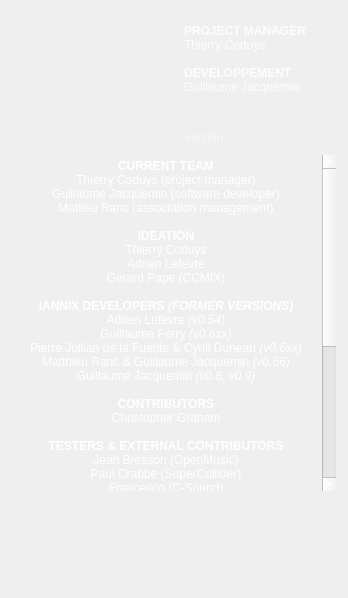
<?xml version="1.0" encoding="UTF-8"?>
<ui version="4.0">
 <class>UiAbout</class>
 <widget class="QWidget" name="UiAbout">
  <property name="geometry">
   <rect>
    <x>0</x>
    <y>0</y>
    <width>348</width>
    <height>598</height>
   </rect>
  </property>
  <property name="minimumSize">
   <size>
    <width>348</width>
    <height>598</height>
   </size>
  </property>
  <property name="maximumSize">
   <size>
    <width>348</width>
    <height>598</height>
   </size>
  </property>
  <property name="windowTitle">
   <string>About IanniX</string>
  </property>
  <property name="styleSheet">
   <string notr="true">QWidget {
	font: 				12px &quot;Museo Sans&quot;, &quot;Museo Sans 500&quot;, &quot;Arial&quot;;;
	color: 				rgba(255, 255, 255, 220);
}
QWidget#version {
	color: 				rgba(255, 255, 255, 128);
}

QTextEdit {
	background: 	transparent;
	border: 			0px solid transparent;
}</string>
  </property>
  <widget class="QLabel" name="picture">
   <property name="geometry">
    <rect>
     <x>0</x>
     <y>0</y>
     <width>350</width>
     <height>600</height>
    </rect>
   </property>
   <property name="minimumSize">
    <size>
     <width>350</width>
     <height>600</height>
    </size>
   </property>
   <property name="maximumSize">
    <size>
     <width>350</width>
     <height>600</height>
    </size>
   </property>
   <property name="text">
    <string/>
   </property>
   <property name="pixmap">
    <pixmap resource="../icons/IanniX.qrc">:/general/res_about.png</pixmap>
   </property>
   <property name="scaledContents">
    <bool>true</bool>
   </property>
  </widget>
  <widget class="QTextEdit" name="credits">
   <property name="geometry">
    <rect>
     <x>10</x>
     <y>155</y>
     <width>326</width>
     <height>336</height>
    </rect>
   </property>
   <property name="focusPolicy">
    <enum>Qt::NoFocus</enum>
   </property>
   <property name="readOnly">
    <bool>true</bool>
   </property>
   <property name="html">
    <string>&lt;!DOCTYPE HTML PUBLIC &quot;-//W3C//DTD HTML 4.0//EN&quot; &quot;http://www.w3.org/TR/REC-html40/strict.dtd&quot;&gt;
&lt;html&gt;&lt;head&gt;&lt;meta name=&quot;qrichtext&quot; content=&quot;1&quot; /&gt;&lt;style type=&quot;text/css&quot;&gt;
p, li { white-space: pre-wrap; }
&lt;/style&gt;&lt;/head&gt;&lt;body style=&quot; font-family:'Museo Sans,Museo Sans 500,Arial'; font-size:12px; font-weight:400; font-style:normal;&quot;&gt;
&lt;p align=&quot;center&quot; style=&quot; margin-top:0px; margin-bottom:0px; margin-left:0px; margin-right:0px; -qt-block-indent:0; text-indent:0px;&quot;&gt;&lt;span style=&quot; font-size:12px; font-weight:600; color:#ffffff;&quot;&gt;CURRENT TEAM&lt;/span&gt;&lt;/p&gt;
&lt;p align=&quot;center&quot; style=&quot; margin-top:0px; margin-bottom:0px; margin-left:0px; margin-right:0px; -qt-block-indent:0; text-indent:0px;&quot;&gt;&lt;span style=&quot; font-size:12px; color:#ffffff;&quot;&gt;Thierry Coduys (project manager)&lt;/span&gt;&lt;/p&gt;
&lt;p align=&quot;center&quot; style=&quot; margin-top:0px; margin-bottom:0px; margin-left:0px; margin-right:0px; -qt-block-indent:0; text-indent:0px;&quot;&gt;&lt;span style=&quot; font-size:12px; color:#ffffff;&quot;&gt;Guillaume Jacquemin (software developer)&lt;/span&gt;&lt;/p&gt;
&lt;p align=&quot;center&quot; style=&quot; margin-top:0px; margin-bottom:0px; margin-left:0px; margin-right:0px; -qt-block-indent:0; text-indent:0px;&quot;&gt;&lt;span style=&quot; font-size:12px; color:#ffffff;&quot;&gt;Mattieu Ranc (association management)&lt;/span&gt;&lt;/p&gt;
&lt;p align=&quot;center&quot; style=&quot;-qt-paragraph-type:empty; margin-top:0px; margin-bottom:0px; margin-left:0px; margin-right:0px; -qt-block-indent:0; text-indent:0px; font-weight:600; color:#ffffff;&quot;&gt;&lt;br /&gt;&lt;/p&gt;
&lt;p align=&quot;center&quot; style=&quot; margin-top:0px; margin-bottom:0px; margin-left:0px; margin-right:0px; -qt-block-indent:0; text-indent:0px;&quot;&gt;&lt;span style=&quot; font-size:12px; font-weight:600; color:#ffffff;&quot;&gt;IDEATION&lt;/span&gt;&lt;/p&gt;
&lt;p align=&quot;center&quot; style=&quot; margin-top:0px; margin-bottom:0px; margin-left:0px; margin-right:0px; -qt-block-indent:0; text-indent:0px;&quot;&gt;&lt;span style=&quot; font-size:12px; color:#ffffff;&quot;&gt;Thierry Coduys&lt;/span&gt;&lt;/p&gt;
&lt;p align=&quot;center&quot; style=&quot; margin-top:0px; margin-bottom:0px; margin-left:0px; margin-right:0px; -qt-block-indent:0; text-indent:0px;&quot;&gt;&lt;span style=&quot; font-size:12px; color:#ffffff;&quot;&gt;Adrien Lefevre&lt;/span&gt;&lt;/p&gt;
&lt;p align=&quot;center&quot; style=&quot; margin-top:0px; margin-bottom:0px; margin-left:0px; margin-right:0px; -qt-block-indent:0; text-indent:0px;&quot;&gt;&lt;span style=&quot; font-size:12px; color:#ffffff;&quot;&gt;Gerard Pape (CCMIX)&lt;/span&gt;&lt;/p&gt;
&lt;p align=&quot;center&quot; style=&quot;-qt-paragraph-type:empty; margin-top:0px; margin-bottom:0px; margin-left:0px; margin-right:0px; -qt-block-indent:0; text-indent:0px; font-style:italic; color:#ffffff;&quot;&gt;&lt;br /&gt;&lt;/p&gt;
&lt;p align=&quot;center&quot; style=&quot; margin-top:0px; margin-bottom:0px; margin-left:0px; margin-right:0px; -qt-block-indent:0; text-indent:0px;&quot;&gt;&lt;span style=&quot; font-size:12px; font-weight:600; color:#ffffff;&quot;&gt;IANNIX DEVELOPERS &lt;/span&gt;&lt;span style=&quot; font-size:12px; font-weight:600; font-style:italic; color:#ffffff;&quot;&gt;(FORMER VERSIONS)&lt;/span&gt;&lt;/p&gt;
&lt;p align=&quot;center&quot; style=&quot; margin-top:0px; margin-bottom:0px; margin-left:0px; margin-right:0px; -qt-block-indent:0; text-indent:0px;&quot;&gt;&lt;span style=&quot; font-size:12px; color:#ffffff;&quot;&gt;Adrien Lefevre &lt;/span&gt;&lt;span style=&quot; font-size:12px; font-style:italic; color:#ffffff;&quot;&gt;(v0.54)&lt;/span&gt;&lt;/p&gt;
&lt;p align=&quot;center&quot; style=&quot; margin-top:0px; margin-bottom:0px; margin-left:0px; margin-right:0px; -qt-block-indent:0; text-indent:0px;&quot;&gt;&lt;span style=&quot; font-size:12px; color:#ffffff;&quot;&gt;Guillaume Ferry &lt;/span&gt;&lt;span style=&quot; font-size:12px; font-style:italic; color:#ffffff;&quot;&gt;(v0.6xx)&lt;/span&gt;&lt;/p&gt;
&lt;p align=&quot;center&quot; style=&quot; margin-top:0px; margin-bottom:0px; margin-left:0px; margin-right:0px; -qt-block-indent:0; text-indent:0px;&quot;&gt;&lt;span style=&quot; font-size:12px; color:#ffffff;&quot;&gt;Pierre Jullian de la Fuente &amp;amp; Cyrill Duneau &lt;/span&gt;&lt;span style=&quot; font-size:12px; font-style:italic; color:#ffffff;&quot;&gt;(v0.6xx)&lt;/span&gt;&lt;/p&gt;
&lt;p align=&quot;center&quot; style=&quot; margin-top:0px; margin-bottom:0px; margin-left:0px; margin-right:0px; -qt-block-indent:0; text-indent:0px;&quot;&gt;&lt;span style=&quot; font-size:12px; color:#ffffff;&quot;&gt;Matthieu Ranc &amp;amp; Guillaume Jacquemin &lt;/span&gt;&lt;span style=&quot; font-size:12px; font-style:italic; color:#ffffff;&quot;&gt;(v0.66)&lt;/span&gt;&lt;/p&gt;
&lt;p align=&quot;center&quot; style=&quot; margin-top:0px; margin-bottom:0px; margin-left:0px; margin-right:0px; -qt-block-indent:0; text-indent:0px;&quot;&gt;&lt;span style=&quot; font-size:12px; color:#ffffff;&quot;&gt;Guillaume Jacquemin &lt;/span&gt;&lt;span style=&quot; font-size:12px; font-style:italic; color:#ffffff;&quot;&gt;(v0.8, v0.9)&lt;/span&gt;&lt;/p&gt;
&lt;p align=&quot;center&quot; style=&quot;-qt-paragraph-type:empty; margin-top:0px; margin-bottom:0px; margin-left:0px; margin-right:0px; -qt-block-indent:0; text-indent:0px; font-style:italic; color:#ffffff;&quot;&gt;&lt;br /&gt;&lt;/p&gt;
&lt;p align=&quot;center&quot; style=&quot; margin-top:0px; margin-bottom:0px; margin-left:0px; margin-right:0px; -qt-block-indent:0; text-indent:0px;&quot;&gt;&lt;span style=&quot; font-size:12px; font-weight:600; color:#ffffff;&quot;&gt;CONTRIBUTORS&lt;/span&gt;&lt;/p&gt;
&lt;p align=&quot;center&quot; style=&quot; margin-top:0px; margin-bottom:0px; margin-left:0px; margin-right:0px; -qt-block-indent:0; text-indent:0px;&quot;&gt;&lt;span style=&quot; font-size:12px; color:#ffffff;&quot;&gt;Christopher Graham&lt;/span&gt;&lt;span style=&quot; font-size:12px; font-style:italic; color:#ffffff;&quot;&gt;&lt;br /&gt;&lt;/span&gt;&lt;/p&gt;
&lt;p align=&quot;center&quot; style=&quot; margin-top:0px; margin-bottom:0px; margin-left:0px; margin-right:0px; -qt-block-indent:0; text-indent:0px;&quot;&gt;&lt;span style=&quot; font-size:12px; font-weight:600; color:#ffffff;&quot;&gt;TESTERS &amp;amp; EXTERNAL CONTRIBUTORS&lt;/span&gt;&lt;/p&gt;
&lt;p align=&quot;center&quot; style=&quot; margin-top:0px; margin-bottom:0px; margin-left:0px; margin-right:0px; -qt-block-indent:0; text-indent:0px;&quot;&gt;&lt;span style=&quot; font-size:12px; color:#ffffff;&quot;&gt;Jean Bresson (OpenMusic)&lt;/span&gt;&lt;/p&gt;
&lt;p align=&quot;center&quot; style=&quot; margin-top:0px; margin-bottom:0px; margin-left:0px; margin-right:0px; -qt-block-indent:0; text-indent:0px;&quot;&gt;&lt;span style=&quot; font-size:12px; color:#ffffff;&quot;&gt;Paul Crabbe (SuperCollider)&lt;/span&gt;&lt;/p&gt;
&lt;p align=&quot;center&quot; style=&quot; margin-top:0px; margin-bottom:0px; margin-left:0px; margin-right:0px; -qt-block-indent:0; text-indent:0px;&quot;&gt;&lt;span style=&quot; font-size:12px; color:#ffffff;&quot;&gt;Francesco (C-Sound)&lt;/span&gt;&lt;/p&gt;
&lt;p align=&quot;center&quot; style=&quot; margin-top:0px; margin-bottom:0px; margin-left:0px; margin-right:0px; -qt-block-indent:0; text-indent:0px;&quot;&gt;&lt;span style=&quot; font-size:12px; color:#ffffff;&quot;&gt;Cyrille Henry&lt;/span&gt;&lt;/p&gt;
&lt;p align=&quot;center&quot; style=&quot; margin-top:0px; margin-bottom:0px; margin-left:0px; margin-right:0px; -qt-block-indent:0; text-indent:0px;&quot;&gt;&lt;span style=&quot; font-size:12px; color:#ffffff;&quot;&gt;Thomas Thiery (PureData)&lt;/span&gt;&lt;/p&gt;
&lt;p align=&quot;center&quot; style=&quot; margin-top:0px; margin-bottom:0px; margin-left:0px; margin-right:0px; -qt-block-indent:0; text-indent:0px;&quot;&gt;&lt;span style=&quot; font-size:12px; color:#ffffff;&quot;&gt;Romain Vuillet&lt;/span&gt;&lt;/p&gt;
&lt;p align=&quot;center&quot; style=&quot; margin-top:0px; margin-bottom:0px; margin-left:0px; margin-right:0px; -qt-block-indent:0; text-indent:0px;&quot;&gt;&lt;span style=&quot; font-size:12px; color:#ffffff;&quot;&gt;Hannes Fritz &lt;/span&gt;&lt;/p&gt;
&lt;p align=&quot;center&quot; style=&quot; margin-top:0px; margin-bottom:0px; margin-left:0px; margin-right:0px; -qt-block-indent:0; text-indent:0px;&quot;&gt;&lt;span style=&quot; font-size:12px; color:#ffffff;&quot;&gt;umläute&lt;/span&gt;&lt;/p&gt;
&lt;p align=&quot;center&quot; style=&quot; margin-top:0px; margin-bottom:0px; margin-left:0px; margin-right:0px; -qt-block-indent:0; text-indent:0px;&quot;&gt;&lt;span style=&quot; font-size:12px; color:#ffffff;&quot;&gt;VirtualTam&lt;/span&gt;&lt;/p&gt;
&lt;p align=&quot;center&quot; style=&quot; margin-top:0px; margin-bottom:0px; margin-left:0px; margin-right:0px; -qt-block-indent:0; text-indent:0px;&quot;&gt;&lt;span style=&quot; font-size:12px; color:#ffffff;&quot;&gt;Alexandros Drymonitis&lt;/span&gt;&lt;/p&gt;
&lt;p align=&quot;center&quot; style=&quot; margin-top:0px; margin-bottom:0px; margin-left:0px; margin-right:0px; -qt-block-indent:0; text-indent:0px;&quot;&gt;&lt;span style=&quot; font-size:12px; color:#ffffff;&quot;&gt;IOhannes m zmölnig&lt;/span&gt;&lt;/p&gt;
&lt;p align=&quot;center&quot; style=&quot; margin-top:0px; margin-bottom:0px; margin-left:0px; margin-right:0px; -qt-block-indent:0; text-indent:0px;&quot;&gt;&lt;span style=&quot; font-size:12px; font-style:italic; color:#ffffff;&quot;&gt;&lt;br /&gt;&lt;/span&gt;&lt;/p&gt;
&lt;p align=&quot;center&quot; style=&quot; margin-top:0px; margin-bottom:0px; margin-left:0px; margin-right:0px; -qt-block-indent:0; text-indent:0px;&quot;&gt;&lt;span style=&quot; font-size:12px; font-weight:600; color:#ffffff;&quot;&gt;THANKS TO&lt;/span&gt;&lt;/p&gt;
&lt;p align=&quot;center&quot; style=&quot; margin-top:0px; margin-bottom:0px; margin-left:0px; margin-right:0px; -qt-block-indent:0; text-indent:0px;&quot;&gt;&lt;span style=&quot; font-size:12px; color:#ffffff;&quot;&gt;Etienne Mathé (documentation), Joachim Montessuis, Manuel Deneu and all users for their observations and suggestions and AFIM (Association Française d'Informatique Musicale).&lt;/span&gt;&lt;/p&gt;
&lt;p align=&quot;center&quot; style=&quot;-qt-paragraph-type:empty; margin-top:0px; margin-bottom:0px; margin-left:0px; margin-right:0px; -qt-block-indent:0; text-indent:0px; color:#ffffff;&quot;&gt;&lt;br /&gt;&lt;/p&gt;
&lt;p align=&quot;center&quot; style=&quot; margin-top:0px; margin-bottom:0px; margin-left:0px; margin-right:0px; -qt-block-indent:0; text-indent:0px;&quot;&gt;&lt;span style=&quot; font-size:12px; color:#ffffff;&quot;&gt;Visit &lt;/span&gt;&lt;a href=&quot;http://www.iannix.org&quot;&gt;&lt;span style=&quot; font-size:12px; text-decoration: underline; color:#ffffff;&quot;&gt;http://www.iannix.org&lt;/span&gt;&lt;/a&gt;&lt;span style=&quot; font-size:12px; color:#ffffff;&quot;&gt; for more information !&lt;/span&gt;&lt;/p&gt;&lt;/body&gt;&lt;/html&gt;</string>
   </property>
   <property name="textInteractionFlags">
    <set>Qt::LinksAccessibleByMouse|Qt::TextSelectableByMouse</set>
   </property>
  </widget>
  <widget class="QLabel" name="version">
   <property name="geometry">
    <rect>
     <x>185</x>
     <y>125</y>
     <width>146</width>
     <height>26</height>
    </rect>
   </property>
   <property name="text">
    <string>version</string>
   </property>
   <property name="alignment">
    <set>Qt::AlignLeading|Qt::AlignLeft|Qt::AlignVCenter</set>
   </property>
  </widget>
  <widget class="QTextEdit" name="header">
   <property name="geometry">
    <rect>
     <x>180</x>
     <y>20</y>
     <width>151</width>
     <height>86</height>
    </rect>
   </property>
   <property name="focusPolicy">
    <enum>Qt::NoFocus</enum>
   </property>
   <property name="readOnly">
    <bool>true</bool>
   </property>
   <property name="html">
    <string>&lt;!DOCTYPE HTML PUBLIC &quot;-//W3C//DTD HTML 4.0//EN&quot; &quot;http://www.w3.org/TR/REC-html40/strict.dtd&quot;&gt;
&lt;html&gt;&lt;head&gt;&lt;meta name=&quot;qrichtext&quot; content=&quot;1&quot; /&gt;&lt;style type=&quot;text/css&quot;&gt;
p, li { white-space: pre-wrap; }
&lt;/style&gt;&lt;/head&gt;&lt;body style=&quot; font-family:'Museo Sans,Museo Sans 500,Arial'; font-size:12px; font-weight:400; font-style:normal;&quot;&gt;
&lt;p style=&quot; margin-top:0px; margin-bottom:0px; margin-left:0px; margin-right:0px; -qt-block-indent:0; text-indent:0px;&quot;&gt;&lt;span style=&quot; font-size:12px; font-weight:600;&quot;&gt;PROJECT MANAGER&lt;/span&gt;&lt;/p&gt;
&lt;p style=&quot; margin-top:0px; margin-bottom:0px; margin-left:0px; margin-right:0px; -qt-block-indent:0; text-indent:0px;&quot;&gt;&lt;span style=&quot; font-size:12px;&quot;&gt;Thierry Coduys&lt;/span&gt;&lt;/p&gt;
&lt;p style=&quot;-qt-paragraph-type:empty; margin-top:0px; margin-bottom:0px; margin-left:0px; margin-right:0px; -qt-block-indent:0; text-indent:0px;&quot;&gt;&lt;br /&gt;&lt;/p&gt;
&lt;p style=&quot; margin-top:0px; margin-bottom:0px; margin-left:0px; margin-right:0px; -qt-block-indent:0; text-indent:0px;&quot;&gt;&lt;span style=&quot; font-size:12px; font-weight:600;&quot;&gt;DEVELOPPEMENT&lt;/span&gt;&lt;/p&gt;
&lt;p style=&quot; margin-top:0px; margin-bottom:0px; margin-left:0px; margin-right:0px; -qt-block-indent:0; text-indent:0px;&quot;&gt;&lt;span style=&quot; font-size:12px;&quot;&gt;Guillaume Jacquemin&lt;/span&gt;&lt;/p&gt;&lt;/body&gt;&lt;/html&gt;</string>
   </property>
   <property name="textInteractionFlags">
    <set>Qt::LinksAccessibleByMouse|Qt::TextSelectableByMouse</set>
   </property>
  </widget>
 </widget>
 <tabstops>
  <tabstop>header</tabstop>
  <tabstop>credits</tabstop>
 </tabstops>
 <resources>
  <include location="../icons/IanniX.qrc"/>
 </resources>
 <connections/>
</ui>
